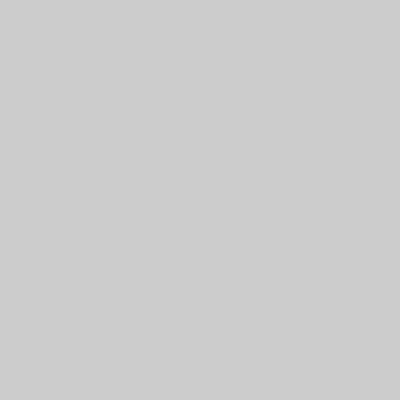
Frame 1 (no input)
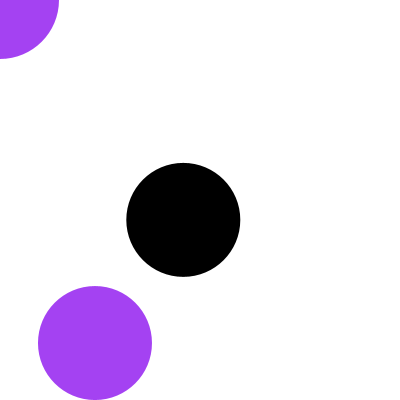
Frame 60 (the mouse pressed at the canvas centre just before this capture)
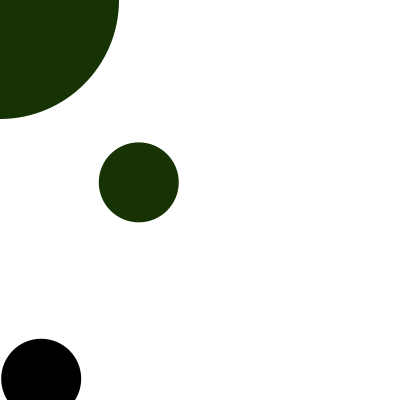
Frame 120 (the mouse held since frame 60 and released just before this capture)

The Processing sketch that drew these frames (run headless with seeded random() and noise(); from frame 60 on, the mouse is pressed at the canvas centre):

// Processing sketch: processing_170461
// ── processing_170461.pde

Ball ball1;
Ball ball2;
Ball ball3;

Ball [] balls = new Ball[3];

void setup() {
  size(400, 400);
  
  for (int i = 0; i < balls.length; i ++ ) { 
    balls[i] = new Ball(); 
  }
}

void draw() {
  for (int i = 0; i < balls.length; i ++ ) {  
    balls[i].grow();
    balls[i].display();
    if (i>0){
    if (balls[i].intersect(balls[i-1])) { 
      color c = color(random(255),random(255),random(255));
      balls[i].resetMe(c);
      balls[i-1].resetMe(c);
    }}
  
  }
}

class Ball{
  color c;
  float x;
  float y;
  float r;
  int count=0;


void grow(){
  r= count; 
}

void display(){  
  ellipse(x,y,r*2,r*2);
  fill (c);
  noStroke();
  count++;

}

void resetMe(color c_){
  c= c_;
  x= random(400);
  y= random (400);
  r= random(5);
  count = 0;
  background (255);
}

boolean intersect (Ball b) {
 float distance = dist(x,y,b.x,b.y);
 if (distance < r + b.r) {
      return true;
    } else {
      return false;
    } 
 
 }
}
